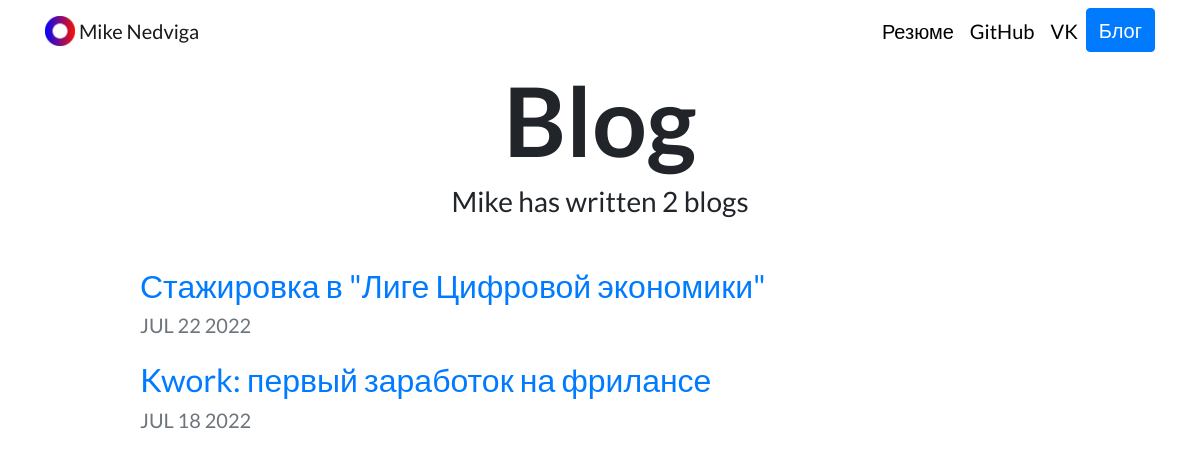
/blog/, run on an earlier commit of the app's database.
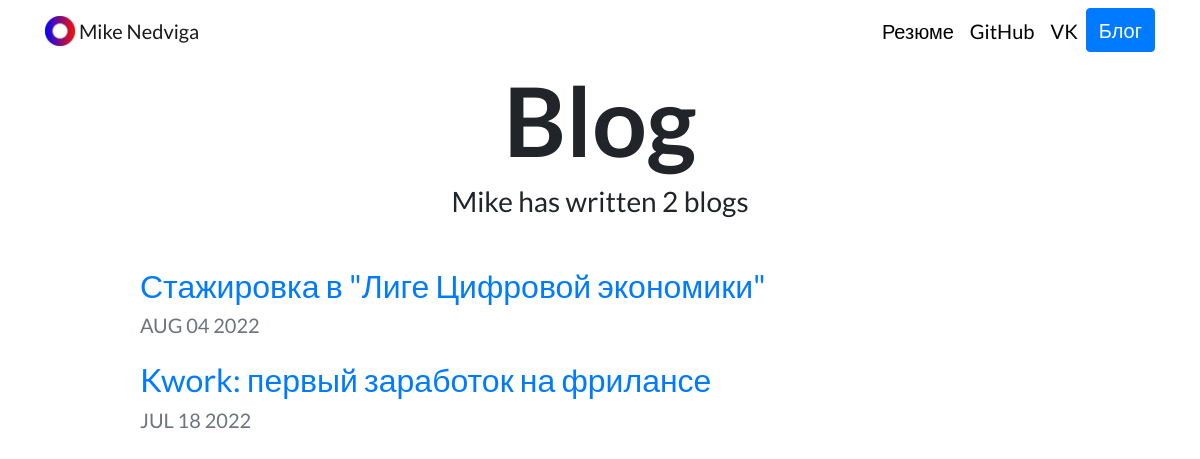
And on a later commit of the database.
### blog/models.py (models this page shows, shortened)
class Post(models.Model):
    title = models.CharField(max_length=100)
    date = models.DateField(auto_now=True)
    content = models.TextField()

### blog/views.py (the view)
# urls.py: path('', views.all_blogs, name='all_blogs'),
def all_blogs(request):
    posts = Post.objects.order_by('-date')
    return render(request, 'blog/all_blogs.html', {'posts': posts})

### blog/templates/blog/all_blogs.html (shortened to what this page needs)
{% extends "portfolio/base.html" %}
{% load static %}
{% block content %}
<h1 id="blogtitle" class="font-weight-bold text-center">Blog</h1>
<h3 class="text-center mb-5">Mike has written {{ posts.count }} blog{{ posts.count|pluralize }}</h3>
{% for blog in posts %}
<div class="row justify-content-center my-3">
  <div class="col-md-10">
    <a href="{% url 'blog:detail' blog.id %}">
      <h2>{{ blog.title }}</h2>
    </a>
    <h5 class="text-muted">{{ blog.date|date:'M d Y'|upper }}</h5>
  </div>
</div>
{% endfor %}
{% endblock %}

What changed in the data, as far as the page shows it:
changed Post "Стажировка в \"Лиге Цифровой экономики\"": date "JUL 22 2022" → "AUG 04 2022"
